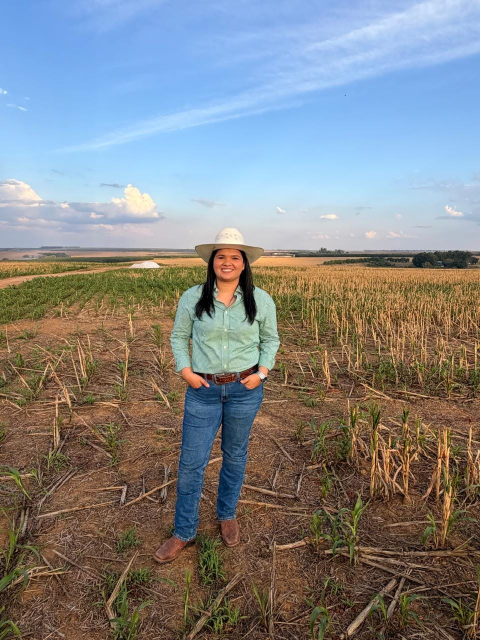
#> input picture evellynbrandao.com.br/fotos/foto1.jpg, 960 x 1280 px (shown at 1/2 size); its folder holds 3 pictures in this run
$ python process.py
#> lines starting #> are read from the running program, lines starting #| are printed output that depends on the picture
# -*- coding: utf-8 -*-
"""Tratamento das fotos profissionais (Pillow): níveis, contraste, cor, calor, nitidez e vinheta sutil
combinando com a identidade preto/dourado. Entradas: fotos/foto1.jpg, foto2.jpg, foto3.jpg (960×1280).
Saídas em fotos/out/: evellyn-retrato.jpg (1000×1000), evellyn-avatar.jpg (500×500),
evellyn-campo.jpg (1120×1400), evellyn-campo-wide.jpg (1600×900)."""
import math, os
from PIL import Image, ImageOps, ImageEnhance, ImageFilter, ImageDraw

HERE = os.path.dirname(os.path.abspath(__file__))
OUT = os.path.join(HERE, "out"); os.makedirs(OUT, exist_ok=True)

def enhance(im, warmth=1.03):
    im = ImageOps.autocontrast(im.convert("RGB"), cutoff=0.4)
    im = ImageEnhance.Contrast(im).enhance(1.06)
    im = ImageEnhance.Color(im).enhance(1.10)
    im = ImageEnhance.Brightness(im).enhance(1.02)
    r, g, b = im.split()
    r = r.point(lambda v: min(255, int(v * warmth))); b = b.point(lambda v: min(255, int(v * (2 - warmth))))
    return Image.merge("RGB", (r, g, b))

def sharpen(im, pct=110, radius=1.6):
    return im.filter(ImageFilter.UnsharpMask(radius=radius, percent=pct, threshold=3))

def vignette(im, strength=0.28, color=(10, 8, 3)):
    w, h = im.size
    mask = Image.new("L", (w, h), 0); d = ImageDraw.Draw(mask)
    cx, cy = w / 2, h / 2; maxr = math.hypot(cx, cy); steps = 60
    for i in range(steps, 0, -1):
        r = maxr * i / steps
        v = int(255 * strength * max(0, (i / steps - 0.55)) / 0.45)
        d.ellipse([cx - r, cy - r * 1.05, cx + r, cy + r * 1.05], fill=v)
    mask = mask.filter(ImageFilter.GaussianBlur(w / 12))
    return Image.composite(Image.new("RGB", (w, h), color), im, mask)

def crop_resize(im, box, size):
    return im.crop(box).resize(size, Image.LANCZOS)

def save(im, name, q=90):
    im.save(os.path.join(OUT, name), quality=q, optimize=True, progressive=True); print("ok", name, im.size)

if __name__ == "__main__":
    f1, f2, f3 = [Image.open(os.path.join(HERE, "foto%d.jpg" % i)) for i in (1, 2, 3)]
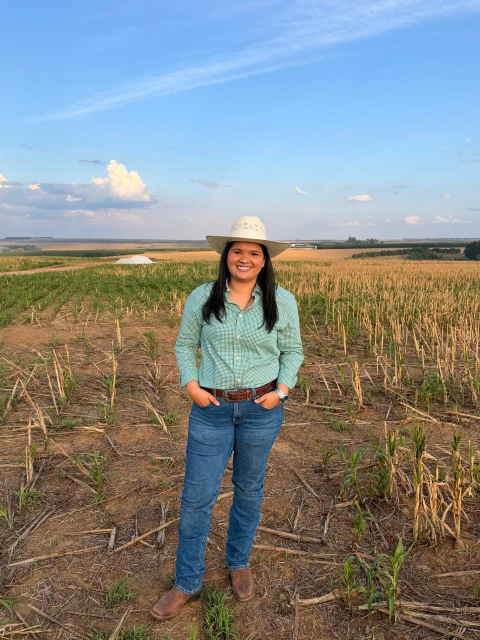
#> input picture evellynbrandao.com.br/fotos/foto2.jpg, 960 x 1280 px (shown at 1/2 size)
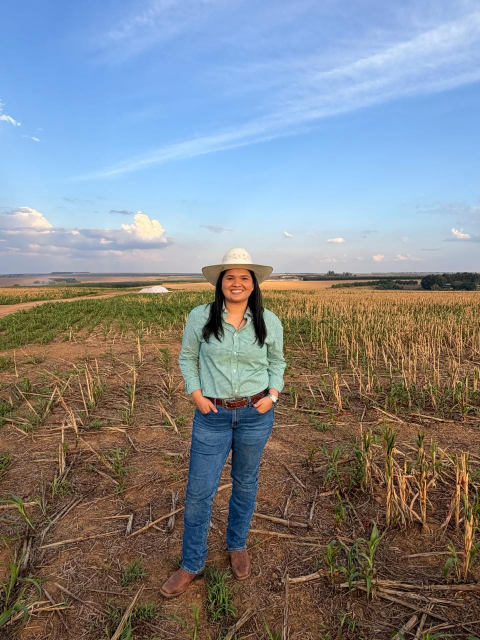
#> input picture evellynbrandao.com.br/fotos/foto3.jpg, 960 x 1280 px (shown at 1/2 size)
#> f1 is the input picture: PIL image 960x1280 RGB; mean R, G, B 130, 131.5, 132.7
#> f2 is the input picture: PIL image 960x1280 RGB; mean R, G, B 132.2, 136.9, 135.7
#> f3 is the input picture: PIL image 960x1280 RGB; mean R, G, B 128.9, 132.8, 137.7
    p2 = enhance(f2)
    save(vignette(sharpen(crop_resize(p2, (200, 405, 760, 965), (1000, 1000)), 120, 1.8), 0.30), "evellyn-retrato.jpg")
#> in sharpen, `return im.filter(ImageFilter.UnsharpMask(radius=radius, percent=pct, t..`:
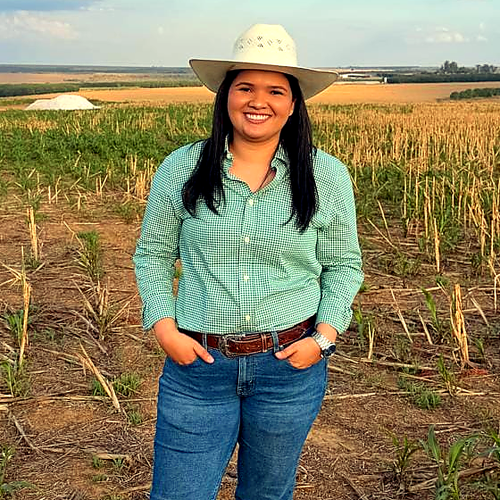
#> returned value: PIL image 1000x1000 RGB (shown at 1/2 size); mean R, G, B 136.1, 128.1, 96.7
#> in vignette, `w, h = im.size`: w = 1000
#> in vignette, `mask = Image.new('L', (w, h), 0)`: mask: PIL image 1000x1000 L; every value is 0
#> in vignette, `cx, cy = (w / 2, h / 2)`: cx = 500
#> in vignette, `maxr = math.hypot(cx, cy)`: maxr = 707.1
#> the loop in vignette, `for i in range(steps, 0, -1):` made 60 passes
#> r on passes 1 to 12: 707.1, 695.3, 683.5, 671.8, 660, 648.2, 636.4, 624.6, 612.8, 601, 589.3, 577.5
#| ok evellyn-retrato.jpg (1000, 1000)
    av = ImageOps.autocontrast(f2.convert("RGB"), cutoff=0.4); av = ImageEnhance.Contrast(av).enhance(1.05); av = ImageEnhance.Color(av).enhance(1.06)
    save(sharpen(crop_resize(av, (285, 380, 675, 770), (500, 500)), 95, 1.2), "evellyn-avatar.jpg")
#| ok evellyn-avatar.jpg (500, 500)
    save(vignette(sharpen(crop_resize(enhance(f3), (0, 120, 960, 1320), (1120, 1400)), 105, 1.5), 0.26), "evellyn-campo.jpg", 88)
#> call 3 of crop_resize, with box = (0, 120, 960, 1320), size = (1120, 1400)
#> in crop_resize (call 3), `return im.crop(box).resize(size, Image.LANCZOS)`:
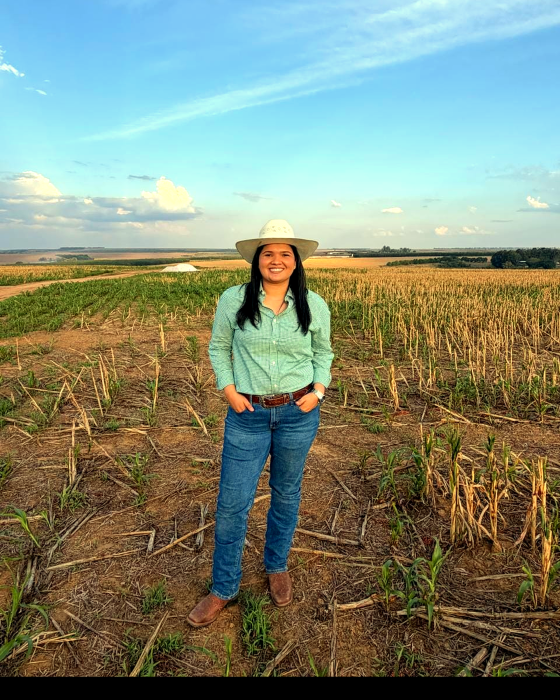
#> returned value: PIL image 1120x1400 RGB (shown at 1/2 size); mean R, G, B 126.7, 136.6, 117.7
#> in vignette (call 2), `mask = Image.new('L', (w, h), 0)`: mask: PIL image 1120x1400 L; every value is 0
#> the loop in vignette (call 2), `for i in range(steps, 0, -1):` made 60 passes
#> r on passes 1 to 12: 896.4, 881.5, 866.6, 851.6, 836.7, 821.7, 806.8, 791.9, 776.9, 762, 747, 732.1
#| ok evellyn-campo.jpg (1120, 1400)
    save(vignette(sharpen(crop_resize(enhance(f1), (0, 380, 960, 920), (1600, 900)), 105, 1.5), 0.30), "evellyn-campo-wide.jpg", 88)
#> call 3 of enhance, with warmth = 1.03
#> in enhance (call 3), `r, g, b = im.split()`:
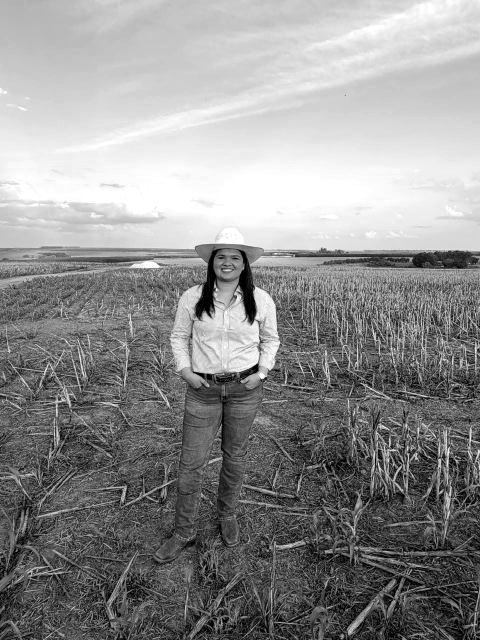
#> g: PIL image 960x1280 L (shown at 1/2 size); min 0, max 255, mean 144.1
#> in enhance (call 3), `r, g, b = im.split()`:
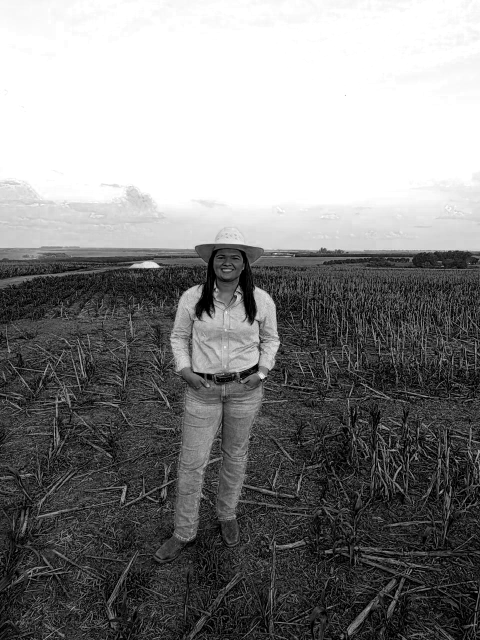
#> b: PIL image 960x1280 L (shown at 1/2 size); min 0, max 255, mean 131.6
#> call 4 of crop_resize, with box = (0, 380, 960, 920), size = (1600, 900)
#> in crop_resize (call 4), `return im.crop(box).resize(size, Image.LANCZOS)`:
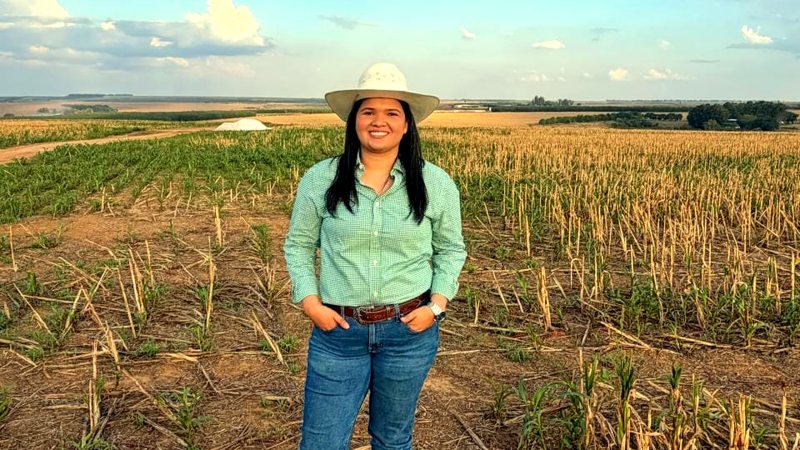
#> returned value: PIL image 1600x900 RGB (shown at 1/2 size); mean R, G, B 146.3, 138.4, 98.9
#| ok evellyn-campo-wide.jpg (1600, 900)
